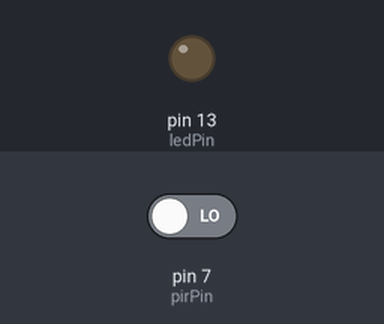
This sketch was run on a simulated Arduino Uno, built with avr-gcc and run on an emulated ATmega328P. Shown: output pins drawn as LEDs (lit = HIGH). Inputs (shaded band) come from the test bench; at power-on: pin 7 (pirPin) LOW. What the sketch prints to the serial monitor is not drawn.

Above: at 2.8 s.
2.9 s: pin 7 (pirPin) driven HIGH
At 3.9 s:
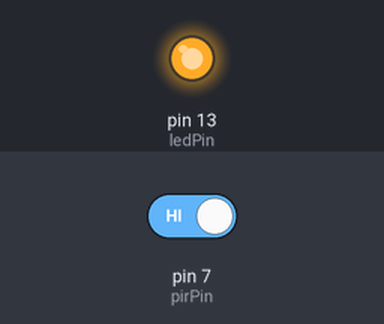
4.5 s: pin 7 (pirPin) driven LOW
At 5.4 s:
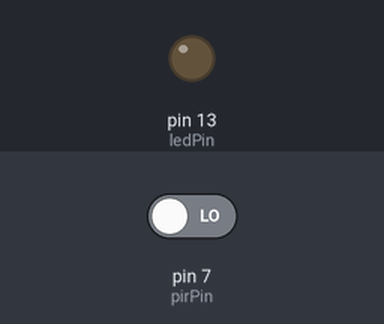
Timing chart, 0 to 7.5 s (numbered marks = the images above; inputs shaded):
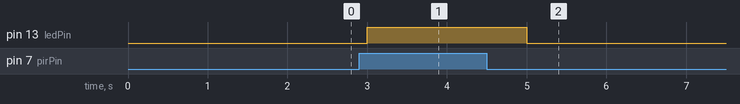

Measured:
- after the input at 2.9 s, pin 13 (ledPin): LOW → HIGH after 0.10 s
- after the input at 4.5 s, pin 13 (ledPin): HIGH → LOW after 0.50 s

The sketch:

Dvig.ino
```cpp
int pirPin = 7;
int ledPin = 13;
int val = 0;

void setup() {
  Serial.begin(9600);
  pinMode(pirPin, INPUT);
  pinMode(ledPin, OUTPUT);
}

void loop(){
  val = digitalRead(pirPin);
  if (val == HIGH) {
    digitalWrite(ledPin, HIGH);
    Serial.print("Alarm");
    delay(2000);
  }
 else {
     Serial.print("Scan");
    digitalWrite(ledPin, LOW);
    delay(1000);
  }
}
```
